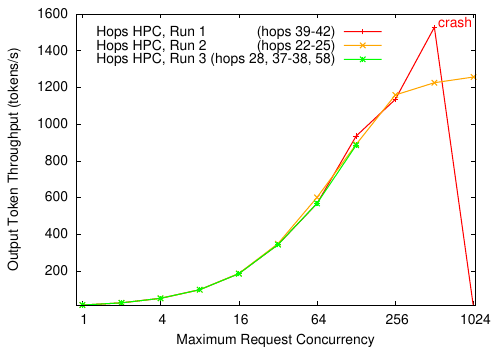

The script that saved this image:
set terminal postscript eps enhanced color 20
set output 'llama-405b.eps'

#set title 'meta-llama/Llama-3.1-405B-Instruct"
set xlabel 'Maximum Request Concurrency'
set ylabel 'Output Token Throughput (tokens/s)'

set pointsize 1.25
set logscale x 2
#set logscale y 10
set xrange [.9:1050]
set yrange [10:]
#set key top left
set key at screen 0.78,0.93

datafile = 'results.dat'

set label "crash" at 1000,1550 tc rgb "red" right

plot \
    datafile using 1:2 title "Hops HPC, Run 1             (hops 39-42)"          with linespoints lw 3 lc rgb 'red', \
    datafile using 1:3 title "Hops HPC, Run 2             (hops 22-25)"          with linespoints lw 3 lc rgb 'orange', \
    datafile using 1:4 title "Hops HPC, Run 3 (hops 28, 37-38, 58)"  with linespoints lw 3 lc rgb 'green'

set output
